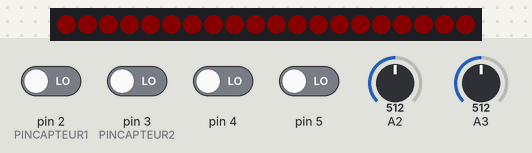
The sketch below on a simulated Arduino Uno, built with avr-gcc and run on an emulated ATmega328P. Shown: 20 RGB LEDs in strip order, left to right. The inputs (shaded band) are chosen by the test bench; at power-on: pin 2 (PINCAPTEUR1), pin 3 (PINCAPTEUR2), pin 4, pin 5 LOW, A2 = 512, A3 = 512. Dim RGB values are drawn brighter than linear.

Above: at 1.1 s.
At 31.2 s:
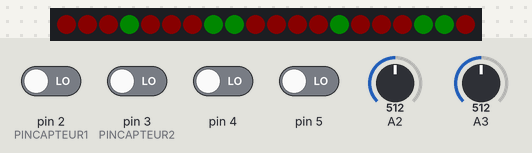
At 41.3 s:
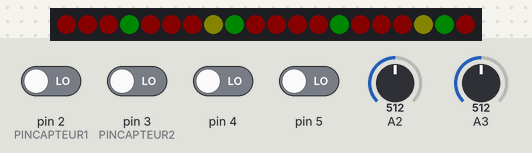
At 68.5 s:
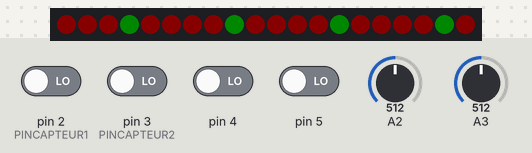
At 96.6 s:
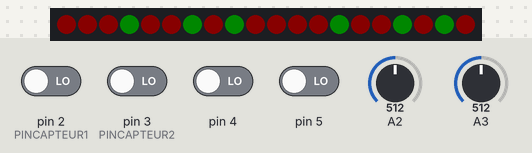
At 126.8 s:
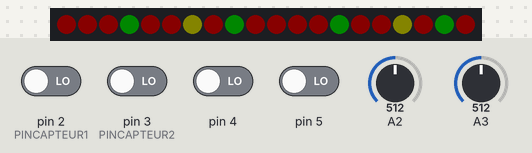

Measured:
- what the display in image 0 shows lasts 5.0 s, from 1.0 s to 6.0 s
- what the display in image 1 shows lasts 10.1 s, from 31.2 s to 41.3 s
- what the display in image 2 shows lasts 2.0 s, from 41.3 s to 43.3 s
- what the display in image 3 shows lasts 3.0 s, from 68.4 s to 71.4 s

The sketch:

JavaArduinoControleur_Debut.ino
```cpp
#include "CarrefourControleur.h"

using namespace std;
using namespace CarfCont;

Syscarrefour carrefour;

void setup() {
  carrefour.Setup();

}

void loop() {
  // put your main code here, to run repeatedly:
  carrefour.Loop();
}
```

CarrefourControleur.cpp
```cpp
#include "CarrefourControleur.h"
#include <Adafruit_NeoPixel.h>

using namespace std;
using namespace CarfCont;

#ifndef pixels
Adafruit_NeoPixel pixels(20, 6, NEO_GRB + NEO_KHZ800);
#endif

LEDReference::LEDReference(int num)
{
    _number = num;
}

LEDReference::LEDReference()
{
    _number = 0;
}

void LEDReference::Redefini(int num)
{
    _number = num;
}

int LEDReference::GetNumber()
{
    return _number;
}
/*
long LEDReference::CodeRGB()
{
    if (_color == 0)//red
    {
        return 0x880000;
    }
    else if (_color == 1)//green
    {
        return 0x008800;
    }
    else if (_color == 2)//soft yellow
    {
        return 0x444400;
    }

    return 0x000044; //error code - light blue
}*/

uint8_t LEDReference::GetR()
{
    if (_color == 0)//red
    {
        return 0x09;
    }
    else if (_color == 1)//green
    {
        return 0x00;
    }
    else if (_color == 2)//soft yellow
    {
        return 0x07;
    }

    return 0x00; //error code - light blue
}

uint8_t LEDReference::GetG()
{
    if (_color == 0)//red
    {
        return 0x00;
    }
    else if (_color == 1)//green
    {
        return 0x09;
    }
    else if (_color == 2)//soft yellow
    {
        return 0x07;
    }

    return 0x00; //error code - light blue
}

uint8_t LEDReference::GetB()
{
    if (_color == 0)//red
    {
        return 0x00;
    }
    else if (_color == 1)//green
    {
        return 0x00;
    }
    else if (_color == 2)//soft yellow
    {
        return 0x00;
    }

    return 0x20; //error code - light blue
}

int LEDReference::GetColor()
{
    return _color;
}

void LEDReference::EssayTransform(bool target)
{
    if(_transforming==true) return;
    if(_illumine==false&&target==true) TrRedtoGreen();
    if(_illumine==true&&target==false) TrGreentoRed();
    return;
}

void LEDReference::TrRedtoGreen()
{
    _transforming=true;
    return;
}

void LEDReference::TrGreentoRed()
{
    _transforming=true;
    _color=2;
    return;
}

void LEDReference::Timepass(int timepassed)
{
    if (_transforming == true)
    {
        _timer += timepassed;
        if (_timer >= DELAYDEJAUNE && _color == 2) //enough time passed
        {
            _illumine = false;
            _color = 0;
            _timer = 0;
            _transforming = false;
        }
        else if(_timer >= DELAYDEROUGE)
        {
            _illumine = true;
            _color = 1;
            _timer = 0;
            _transforming = false;
        }
    }
    return;
}

                                                                                //fin of class LED

void Boutons::UpdateBoutonsValue(int i)                                                                    //realise by firmware
{
    if(digitalRead(i+FIRSTBOUTON)>=1) _bouton[i]=true;
    else _bouton[i]=false;
    return;
}

Boutons::Boutons()
{
    for(int i=0;i<NUMOFBOUTONS;i++) _bouton[i]=false;
    _numdebouton = NUMOFBOUTONS;
}

bool Boutons::GetBoutonValue(int i)//i=0123
{
    UpdateBoutonsValue(i);
    return _bouton[i];
}

void CapteurOptique::UpdateValue(int p)//(0-1023,10bit)
{
    _value=analogRead(p);
    return;
}

void CapteurOptique::UpdateVoltage(int p) //(0V-5V,V)
{
    UpdateValue(p);
    _voltage = 5 * (_value + 0.5) / 1024;
    return;
}

CapteurOptique::CapteurOptique(int pin)
{
    _p = pin;
}

CapteurOptique::CapteurOptique()
{
    _p = PINCAPTEUR1;
}

int CapteurOptique::GetPin()
{
    return _p;
}

int CapteurOptique::SetPin(int p)
{
    _p = p;
}

int CapteurOptique::GetStats()//0:null/idle 1:Left 2:Str 3:Right
{
    return _stats;
}

bool CapteurOptique::UpdateStats(int p)//return ture if triggered
{
    int buf = 0;
    bool same = true;
    UpdateVoltage(p);
    if (_voltage < SEUILLEFTDECAPTEUR) buf = 0;
    else if (_voltage < SEUILSTRDECAPTEUR) buf = 1;
    else if (_voltage < SEUILRIGHTDECAPTEUR) buf = 2;
    else buf = 3;
    for (int i = 0; i < 5; i++) if (buf != _buffer[i]) same = false;
    for (int i = 0; i < 4; i++) _buffer[i] = _buffer[i + 1];
    _buffer[4] = buf;
    if (same)
    {
        _stats = buf;
        _triggered = true;
    }
    return same;
}

bool CapteurOptique::Clear()//clear triggered
{
    bool temp = _triggered;
    _triggered = false;
    _stats = 0;
    return temp;
}

void Loopcontroleur::_UpdateStatLength()
{
    switch(_stats)
    {
    case 0:_lengthofstat=DELAYDEMAINLR; //Mllrrrr
        break;
    case 1:_lengthofstat=DELAYDEMAINSR; //Mssrrrr
        break;
    case 2:_lengthofstat=DELAYDEMAINSP; //Msspp
        break;
    case 3:_lengthofstat=DELAYDESUBLR; //Sllrrrr
        break;
    case 4:_lengthofstat=0; //Sssrrrr (n'existe)
        break;
    case 5:_lengthofstat=DELAYDESUBSP; //Ssspp
        break;
    case 6:_lengthofstat=DELAYDEALLP; //pppp
        break;
    default:_lengthofstat=0;
        break;
    }
    return;
}

bool Loopcontroleur::_CheckStat()
{
    bool trans = false;
    if(_timeofstatpassed>=_lengthofstat)
    {
        _timeofstatpassed=0;
        if(_stattogo==0||_stattogo==1)
        {
            switch(_stats)
            {
                case 1:_stats=0;
                    break;
                default: _stats=1;
                    break;
            }
        }
        else if(_stattogo<=6)
        {
            _stats=_stattogo;
            _stattogo=0;
            trans = true;
        }
        for(int i=0;i<_numdeLED;i++)
        {
            _feux[i].EssayTransform(_truetable[_stats][i]);
        }
        _UpdateStatLength();
    }
    return trans;
}
/*
Loopcontroleur::Loopcontroleur(LEDReference lights[],int numdeLED,int numdestats)
{
    int num=sizeof(lights)/sizeof(LEDReference);
    LEDReference _feux[num];
    for(int i=0;i<num;i++)
    {
        _feux[i]=lights[i];
    }
    //_feux[num]=0;
    int _numdeLED=numdeLED;
    int _numdestats=numdestats;
    _lengthofstat = 25000;
}
*/
Loopcontroleur::Loopcontroleur()
{


    bool truetable[7][16]={
        {false,false,false,true,false,true,false,true,false,false,false,true,false,true,false,true},    //0b0001010100010101 rrllrr
        {false,false,false,true,false,false,true,true,false,false,false,true,false,false,true,true},    //0b0001001100010011 rrssrr
        {true,false,false,false,false,true,false,true,false,false,false,false,false,false,true,false},  //0b1000001010000010 ppss
        {false,true,false,true,false,false,false,true,false,true,false,true,false,false,false,true},    //0b0101000101010001 llrrrr
        {false,false,true,true,false,false,false,true,false,false,true,true,false,false,false,true},    //0b0011000100110001 ssrrrr
        {false,false,true,false,true,false,false,false,false,false,true,false,true,false,false,false},  //0b0010100000101000 sspp
        {true,false,false,false,true,false,false,false,true,false,false,false,true,false,false,false},  //0b1000100010001000 pppp
    };
    for(int i=0;i<_numdestats;i++) for(int j=0;j<_numdeLED;j++) _truetable[i][j]=truetable[i][j];
    for (int i = 0; i < 16; i++)
    {
        _feux[i].Redefini(i);
        if(_truetable[0][i]) _feux[i].EssayTransform(true);
    }
}

void Loopcontroleur::Definitruetable(bool truetable_flat[])
{
}

void Loopcontroleur::Looper(int jumpto)
{
    if(jumpto>=0&&jumpto<_numdestats)
    {
        _stats=jumpto;
        _timeofstatpassed=0;
        _UpdateStatLength();
    }
    Looper();
    return;
}

bool Loopcontroleur::Looper()
{
    bool trans = false;
    trans = _CheckStat();
    _timeofstatpassed+=STEP;                                    //Time passed
    for (int i = 0; i < _numdeLED; i++)
    {
        _feux[i].Timepass(STEP);
    }
    return trans;
}

void Loopcontroleur::StatsPietonTemporal()
{
    _stats=6;
    _timeofstatpassed=0;
    _UpdateStatLength();
}

int Loopcontroleur::GetStattogo()
{
    return _stattogo;
}

void Loopcontroleur::SetStattogo(int stattogo)
{
    _stattogo=stattogo;
    return;
}

int Loopcontroleur::GetnumdeLED() {return _numdeLED;}
int Loopcontroleur::GetnumdeStats() {return _numdestats;}
int Loopcontroleur::GetColor(int numerodeLED) {return _feux[numerodeLED].GetColor();}
int Loopcontroleur::GetR(int numerodeLED) {return _feux[numerodeLED].GetR();}
int Loopcontroleur::GetG(int numerodeLED) {return _feux[numerodeLED].GetG();}
int Loopcontroleur::GetB(int numerodeLED) {return _feux[numerodeLED].GetB();}

int Syscarrefour::NumTransde20a16(int i)//i de 0 a 19 ===> de 0 a 15
{
    if((i+1)%5==0) return i-4-i/5;
    else return i-i/5;
}

void Syscarrefour::UpdatePixel()
{
    for(int i=0;i<20;i++)
    {
        pixels.setPixelColor(i, pixels.Color(Syscarrefour::_loop.GetR(NumTransde20a16(i)),Syscarrefour::_loop.GetG(NumTransde20a16(i)),Syscarrefour::_loop.GetB(NumTransde20a16(i))));
    }
    return;
}

void Syscarrefour::PollingBoutons()
{
    for(int i=0;i<4;i++) if(_boutons.GetBoutonValue(i)&&_boutontimepass==0) _boutontrigger[i]=true;
    return;
}

void Syscarrefour::MacroStep()//1000ms=20x50ms STEP = p x microstep
{
    for (int i = 0; i < STEP / 50; i++) MicroStep();
    bool trans = _loop.Looper();
    if (trans)
    {
        for (int i = 0; i < 4; i++)
        {
            _boutontrigger[i]=false;
        }
    }
    return;
}

void Syscarrefour::MicroStep()//50ms
{
    PollingBoutons();
    if (_capteur1.UpdateStats(_capteur1.GetPin()) || _capteur2.UpdateStats(_capteur2.GetPin())) TriggerToStat();
    for(int i=0;i<4;i++) if(_boutontrigger[i]==true) _boutontimepass[i]+=50;
    delay(50);
    return;
}

int Syscarrefour::TriggerToStat()//return 0 only when no trigger detected and return stattogo normally.
{   //captuer judge without duree, so the trigger for captuer could be only used when the real signal of capteur is determined, like continuing for 250ms(5 Microstep).
    int vote = 0;
    bool botton[4] = { false };
    for (int i = 0; i < 4; i++)
    {
        botton[i] = _boutontrigger[i];
        if (botton[i] == true) vote++;
    }
    if (vote >= 3)//b:3/4 ==> 6 Pall
    {
        _loop.SetStattogo(6);
        for (int i = 0; i < 4; i++)
        {
            _boutontimepass[i] = 0;
        }
        return 6;
    }
    else if (botton[0] == true || botton[2] == true || _capteur1.GetStats() == 2 || _capteur2.GetStats() == 2)//Bn or Bs or Cs ==> Pmain(Pw and Pe) ==> 5.
    {
        _loop.SetStattogo(5);
        _boutontimepass[0] = 0;
        _boutontimepass[2] = 0;
        _capteur1.Clear();
        _capteur2.Clear();
        return 2;
    }
    else if (_capteur1.GetStats() == 1 || _capteur2.GetStats() == 1)//Cl ==> Lsub ==> 3
    {
        _loop.SetStattogo(3);
        _capteur1.Clear();
        _capteur2.Clear();
        return 3;
    }
    else if (botton[1] == true || botton[3] == true)//Bw or Be ==> Psub(Pn and Ps) ==> 2
    {
        _loop.SetStattogo(2);
        _boutontimepass[1] = 0;
        _boutontimepass[3] = 0;
        return 5;
    }
    return 0;
}

Syscarrefour::Syscarrefour()
{
    _capteur1.SetPin(PINCAPTEUR1);
    _capteur2.SetPin(PINCAPTEUR2);
}

void Syscarrefour::Setup(bool* truetable_flat)
{

    _loop.Definitruetable(truetable_flat);
    for(int i=2;i<6;i++)
    {
        pinMode(i, INPUT);//bouton:2345,digital
    }
    pinMode(6,OUTPUT);//LED:6,digital
    //Detector:23,analog input. use int analogread(i); 0v-5v(for Uno) ===> (int) 0-1023 (10bit).
    pixels.clear();
    pixels.begin(); // INITIALIZE NeoPixel strip object (REQUIRED)
}

void Syscarrefour::Setup()
{


    /* WHICH is already met in the setup of Loopcontroleur::LoopControleur()
    bool truetable[7][16]={
    {false,true,false,true,false,false,false,true,false,true,false,true,false,false,false,true},  //0b0101000101010001 llrrrr
    {false,false,true,true,false,false,false,true,false,false,true,true,false,false,false,true},  //0b0011000100110001 ssrrrr
    {false,false,true,false,true,false,false,false,false,false,true,false,true,false,false,false},//0b0010100000101000 sspp
    {false,false,false,true,false,true,false,true,false,false,false,true,false,true,false,true},  //0b0001010100010101 rrllrr
    {false,false,false,true,false,false,true,true,false,false,false,true,false,false,true,true},  //0b0001001100010011 rrssrr
    {true,false,false,false,false,true,false,true,false,false,false,false,false,false,true,false},//0b1000001010000010 ppss
    {true,false,false,false,true,false,false,false,true,false,false,false,true,false,false,false},//0b1000100010001000 pppp
    };

    bool truetable_flat[112];
    for(int i=0;i<7;i++) for(int j=0;j<16;j++) truetable_flat[i*16+j]=truetable[i][j];
    _loop.Definitruetable(truetable_flat);
    */
    for(int i=2;i<6;i++)
    {
        pinMode(i, INPUT);//bouton:2345,digital
    }
    pinMode(6,OUTPUT);//LED:6,digital
    //Detector:23,analog input. use int analogread(i); 0v-5v(for Uno) ===> (int) 0-1023 (10bit).
    pixels.begin(); // INITIALIZE NeoPixel strip object (REQUIRED)

}

void Syscarrefour::Loop()
{
    pixels.clear();
    MacroStep();
    UpdatePixel();
    pixels.show();
}
```

CarrefourControleur.h
```cpp
#include <Adafruit_NeoPixel.h>

#ifndef ARDUINOCONTROLE_H
#define ARDUINOCONTROLE_H
using namespace std;

#define DELAYDEJAUNE            3000          //ms. delay of the yellow light
#define DELAYDEROUGE            6000          //delay of the red light
//CHANGE HERE
#define DELAYDEMAINSR           15000         //delay of the main ssrrrr. Sub R also content.
#define DELAYDEMAINLR           10000         //delay of the main llrrrr, etc

#define DELAYDEMAINSP           10000         //rely on Pmain(note: m=n+s but Pm=Wp+Ep)
#define DELAYDESUBSP            10000         //rely on Subs et Subp
#define DELAYDESUBLR            10000         //rely on Subl
#define DELAYDEALLP             15000         //only when 4/3 bottons trigger
#define DELAYDEPIETON           4000          //delay of the eteindre between light of passingers and of vehicles
#define STEP                    1000          //step of control and 'clock' onboard.

#define SEUILLEFTDECAPTEUR      1.2           //V. voltage threshold between null/idle, left, stright and right.
#define SEUILSTRDECAPTEUR       1.8
#define SEUILRIGHTDECAPTEUR     2.5

#define BOUTONDELAY             2             //PIN. mecanism of voting of bottons, not forced and not useful.
#define PINCAPTEUR1             2             //pin analog of capteur optique. btw, pin of bottons is 2345 and of led is 6 while in digital.
#define PINCAPTEUR2             3
#define FIRSTBOUTON             2
#define NUMOFBOUTONS            4

namespace CarfCont
{


    class LEDReference
    {
    private:
        int _number=0;
        bool _illumine=false;   //False=Rouge=Red=Interdit=0=0V       True=Vert=Green=Permet=1=3V
        int _color=0;       //0=red,1=green,2=yellow
        int _timer = 0;     //record time passed for transforming.
        bool _transforming = false;


    public:                                                             //Fonctions Public

        LEDReference(int num);
        LEDReference();
        void Redefini(int num);
        long CodeRGB();
        uint8_t GetR();
        uint8_t GetG();
        uint8_t GetB();
        int GetColor();
        int GetNumber();
        void EssayTransform(bool target);
        void TrRedtoGreen();
        void TrGreentoRed();
        void Timepass(int timepassed);
    };

    class Boutons                                                                          //defini the methodes of boutons. Finish
    {
    private:
        bool _bouton[4];
        int _numdebouton;

        void UpdateBoutonsValue(int i);
    public:
        Boutons();
        bool GetBoutonValue(int i);
    };

    class CapteurOptique                                                                      //Firmwire of Capteur Optique. Finish
    {
    private:

        int _p=PINCAPTEUR1;
        int _value = 0;
        float _voltage = 0;
        int _stats = 0;
        int _buffer[5] = { 0 };
        bool _triggered = false;

        void UpdateValue(int p);
        void UpdateVoltage(int p);
    public:
        CapteurOptique();
        CapteurOptique(int pin);
        int GetPin();
        int SetPin(int p);
        int GetStats();
        bool UpdateStats(int p);
        bool Clear();
    };

    class Loopcontroleur                               //For control leds by truetable and timing, without bouton or capteur. Finish
    {
    private:
        //int _ddj = DELAYDEJAUNE;
        //int _ddp = DELAYDEPIETON;

        int _stats = 0;
        int _stattogo = 0;
        int _lengthofstat = 25000;
        int _timeofstatpassed = 0;
        bool _trigger = false;

        LEDReference _feux[16];
        bool _truetable[7][16];

        const int _numdeLED = 16;
        const int _numdestats = 7;

        //int _GetNumofMainStats();
        void _UpdateStatLength();
        bool _CheckStat();

    public:
        Loopcontroleur();
        void Definitruetable(bool truetable_flat[]);
        void Looper(int jumpto);
        bool Looper();
        void StatsPietonTemporal();
        int GetStattogo();
        void SetStattogo(int stattogo);
        int GetnumdeLED();
        int GetnumdeStats();
        int GetColor(int numerodeLED);
        int GetR(int numerodeLED);
        int GetG(int numerodeLED);
        int GetB(int numerodeLED);
    };

    class Syscarrefour                                                                         //For integre looper, capteur and bouton by arduino. Finish.
    {
    private:
        Loopcontroleur _loop;
        Boutons _boutons;
        CapteurOptique _capteur1;
        CapteurOptique _capteur2;
        int _timerdebouton = 0;
        bool _boutontrigger[4] = { false,false,false,false };
        int _boutontimepass[4] = {0};//time passed since bott's triggered

        int NumTransde20a16(int i);//i de 0 a 19 ===> de 0 a 15
        void UpdatePixel();
        void PollingBoutons();
        void MacroStep();
        void MicroStep();
        int TriggerToStat();

    public:
        Syscarrefour();
        void Setup(bool* truetable);
        void Setup();
        void Loop();
    };

}


#endif
```
